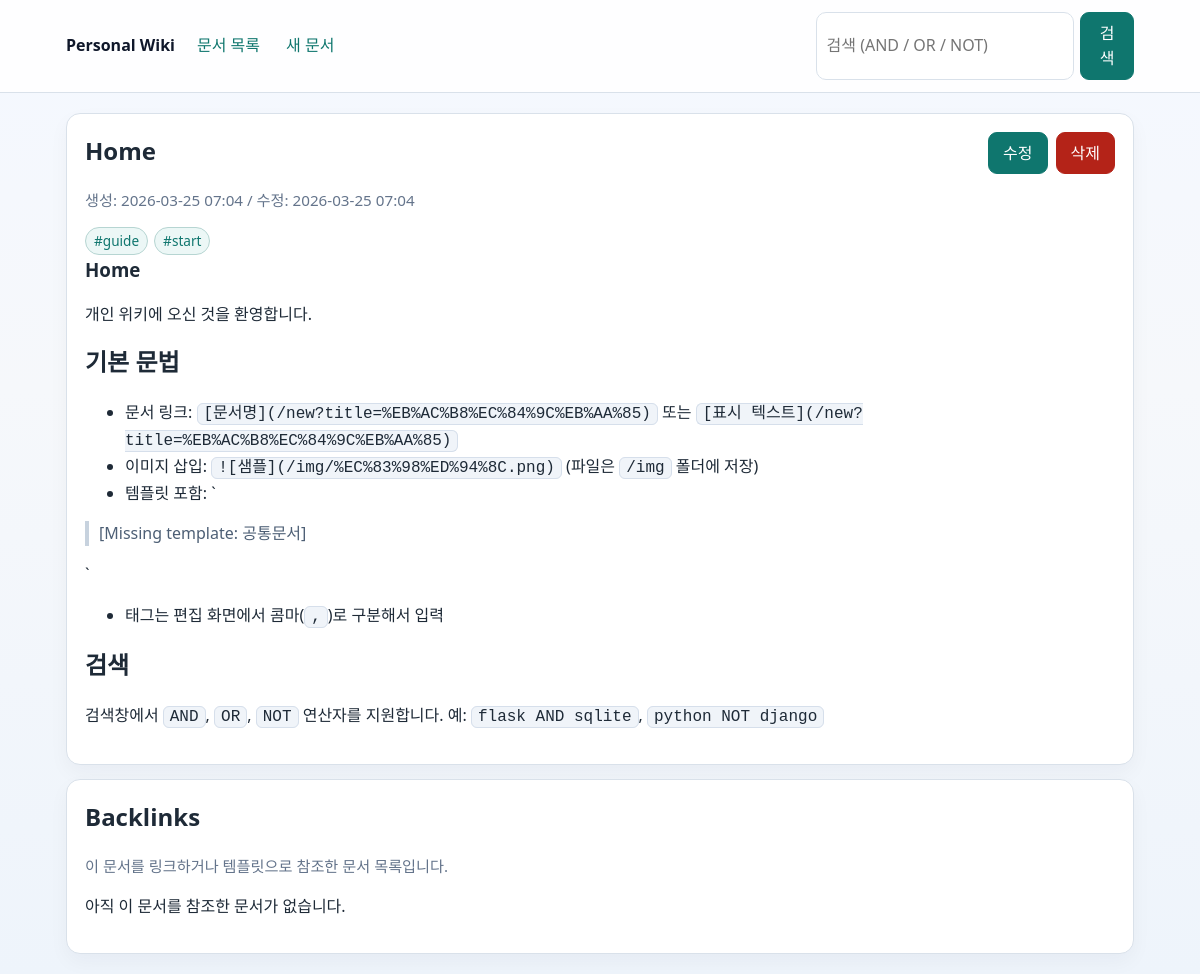
Page /doc/home on the committed database.
### tables this page shows
CREATE TABLE docs (
                id INTEGER PRIMARY KEY AUTOINCREMENT,
                title TEXT NOT NULL COLLATE NOCASE UNIQUE,
                slug TEXT NOT NULL UNIQUE,
                file_path TEXT NOT NULL,
                meta_json TEXT NOT NULL DEFAULT '{}',
                created_at TEXT NOT NULL,
                updated_at TEXT NOT NULL
            );

CREATE TABLE tags (
                id INTEGER PRIMARY KEY AUTOINCREMENT,
                name TEXT NOT NULL COLLATE NOCASE UNIQUE
            );

### app.py (the view)
@app.route("/doc/<path:slug>")
def view_doc(slug: str):
    conn = get_db()
    doc = fetch_doc_with_tags(conn, slug)
    if doc is None:
        return render_template("not_found.html", requested=slug), 404
    content = read_document(doc["slug"])
    rendered = render_markdown(conn, content)
    backlinks = find_backlinks(conn, doc["slug"])
    return render_template(
        "view.html",
        doc=doc,
        content=content,
        rendered=rendered,
        backlinks=backlinks,
    )

### app.py (called while the page is built)
def connect_db() -> sqlite3.Connection:
    conn = sqlite3.connect(DB_PATH)
    conn.row_factory = sqlite3.Row
    conn.execute("PRAGMA foreign_keys = ON")
    return conn

def get_db() -> sqlite3.Connection:
    if "db" not in g:
        g.db = connect_db()
    return g.db

def safe_load_json(raw: str) -> dict:
    try:
        data = json.loads(raw)
        if isinstance(data, dict):
            return data
    except (TypeError, json.JSONDecodeError):
        pass
    return {}

def slugify(title: str) -> str:
    normalized = unicodedata.normalize("NFKC", title).strip()
    normalized = re.sub(r"[^\w\s\-가-힣]", "", normalized, flags=re.UNICODE)
    normalized = re.sub(r"[\s_]+", "-", normalized, flags=re.UNICODE)
    slug = normalized.strip("-").lower()
    return slug or "untitled"

def document_path(slug: str) -> Path:
    return DOC_DIR / f"{slug}.md"

def read_document(slug: str) -> str:
    path = document_path(slug)
    if not path.exists():
        return ""
    return path.read_text(encoding="utf-8")

def list_doc_tags(conn: sqlite3.Connection, doc_id: int) -> list[str]:
    rows = conn.execute(
        """
        SELECT t.name
        FROM tags t
        JOIN doc_tags dt ON dt.tag_id = t.id
        WHERE dt.doc_id = ?
        ORDER BY t.name COLLATE NOCASE
        """,
        (doc_id,),
    ).fetchall()
    return [row["name"] for row in rows]

def resolve_doc_reference(conn: sqlite3.Connection, ref: str) -> str | None:
    lookup = ref.strip()
    if not lookup:
        return None
    row = conn.execute(
        "SELECT slug FROM docs WHERE title = ? COLLATE NOCASE",
        (lookup,),
    ).fetchone()
    if row:
        return row["slug"]
    row = conn.execute(
        "SELECT slug FROM docs WHERE slug = ? COLLATE NOCASE",
        (slugify(lookup),),
    ).fetchone()
    if row:
        return row["slug"]
    return None

def render_markdown(conn: sqlite3.Connection, text: str) -> Markup:
    html = markdown_engine.render(
        text,
        resolve_doc_reference=lambda ref: resolve_doc_reference(conn, ref),
        read_document=read_document_if_exists,
    )
    return Markup(html)

def fetch_doc_with_tags(conn: sqlite3.Connection, slug: str) -> dict | None:
    row = conn.execute("SELECT * FROM docs WHERE slug = ?", (slug,)).fetchone()
    if row is None:
        return None
    data = dict(row)
    data["tags"] = list_doc_tags(conn, row["id"])
    data["meta"] = safe_load_json(row["meta_json"])
    return data

### templates/view.html (shortened to what this page needs)
{% extends "base.html" %}
{% block content %}
<section class="panel">
  <header class="doc-header">
    <div>
      <h1>{{ doc.title }}</h1>
      <p class="muted">
        생성: {{ doc.created_at|pretty_time }} /
        수정: {{ doc.updated_at|pretty_time }}
      </p>
      {% if doc.tags %}
        <div class="tag-row">
          {% for tag in doc.tags %}
            <a class="tag" href="{{ url_for('docs_by_tag', tag_name=tag) }}">#{{ tag }}</a>
          {% endfor %}
        </div>
      {% endif %}
    </div>
    <div class="actions">
      <a class="button" href="{{ url_for('edit_doc', slug=doc.slug) }}">수정</a>
      <form action="{{ url_for('delete_doc', slug=doc.slug) }}" method="post" onsubmit="return confirm('문서를 삭제할까요?');">
        <button class="button danger" type="submit">삭제</button>
      </form>
    </div>
  </header>
  <article class="markdown-body">{{ rendered }}</article>
</section>
<section class="panel">
  <h2>Backlinks</h2>
  <p class="muted">이 문서를 링크하거나 템플릿으로 참조한 문서 목록입니다.</p>
  {% if backlinks %}
    <ul class="doc-list">
      {% for item in backlinks %}
        <li class="doc-item">
          <div class="doc-head">
            <a class="doc-title" href="{{ url_for('view_doc', slug=item.slug) }}">{{ item.title }}</a>
            <span class="doc-time">{{ item.updated_at|pretty_time }}</span>
          </div>
          <div class="tag-row">
            {% if "link" in item.reasons %}
              <span class="ref-kind">문서링크</span>
            {% endif %}
            {% if "template" in item.reasons %}
              <span class="ref-kind template">템플릿참조</span>
            {% endif %}
          </div>
        </li>
      {% endfor %}
    </ul>
  {% else %}
    <p>아직 이 문서를 참조한 문서가 없습니다.</p>
  {% endif %}
</section>
{% endblock %}

### static/style.css (style rules this page uses)
:root { --bg: #f6f8fb; --panel: #ffffff; --line: #d9e1ea; --text: #1e2a37; --muted: #64748b; --link: #0f766e; --link-hover: #115e59; --danger: #b42318; }
* { box-sizing: border-box; }
body { margin: 0; background: linear-gradient(180deg, #f4f8ff 0%, #f6f8fb 40%, #eef4fb 100%); color: var(--text); font-family: "Segoe UI", "Noto Sans KR", sans-serif; line-height: 1.55; }
a { color: var(--link); text-decoration: none; }
code { background: #f0f4f9; border: 1px solid #d6dfeb; border-radius: 6px; padding: 1px 6px; font-family: "Cascadia Code", Consolas, monospace; }
.panel { background: var(--panel); border: 1px solid var(--line); border-radius: 14px; padding: 18px; box-shadow: 0 8px 20px rgba(15, 23, 42, 0.04); }
h1, h2, h3 { margin-top: 0; }
.muted { color: var(--muted); font-size: 0.95rem; }
.tag-row { display: flex; gap: 6px; flex-wrap: wrap; margin-top: 8px; }
.tag { display: inline-block; border: 1px solid #b6d5d2; background: #ecf7f6; color: #0f766e; padding: 2px 8px; border-radius: 999px; font-size: 0.85rem; }
.doc-header { display: flex; justify-content: space-between; gap: 12px; flex-wrap: wrap; }
.actions { display: flex; gap: 8px; align-items: flex-start; }
.button, button { border: 1px solid #0f766e; background: #0f766e; color: #fff; border-radius: 9px; padding: 8px 14px; cursor: pointer; font: inherit; }
.danger { border-color: var(--danger); background: var(--danger); }
.markdown-body blockquote { border-left: 4px solid #c7d2de; margin: 0; padding-left: 10px; color: #4d5f75; }

### rows in the picture
docs: title "Home", created_at|pretty_time "2026-03-25 07:04", updated_at|pretty_time "2026-03-25 07:04"
tags: name "guide"
tags: name "start"
